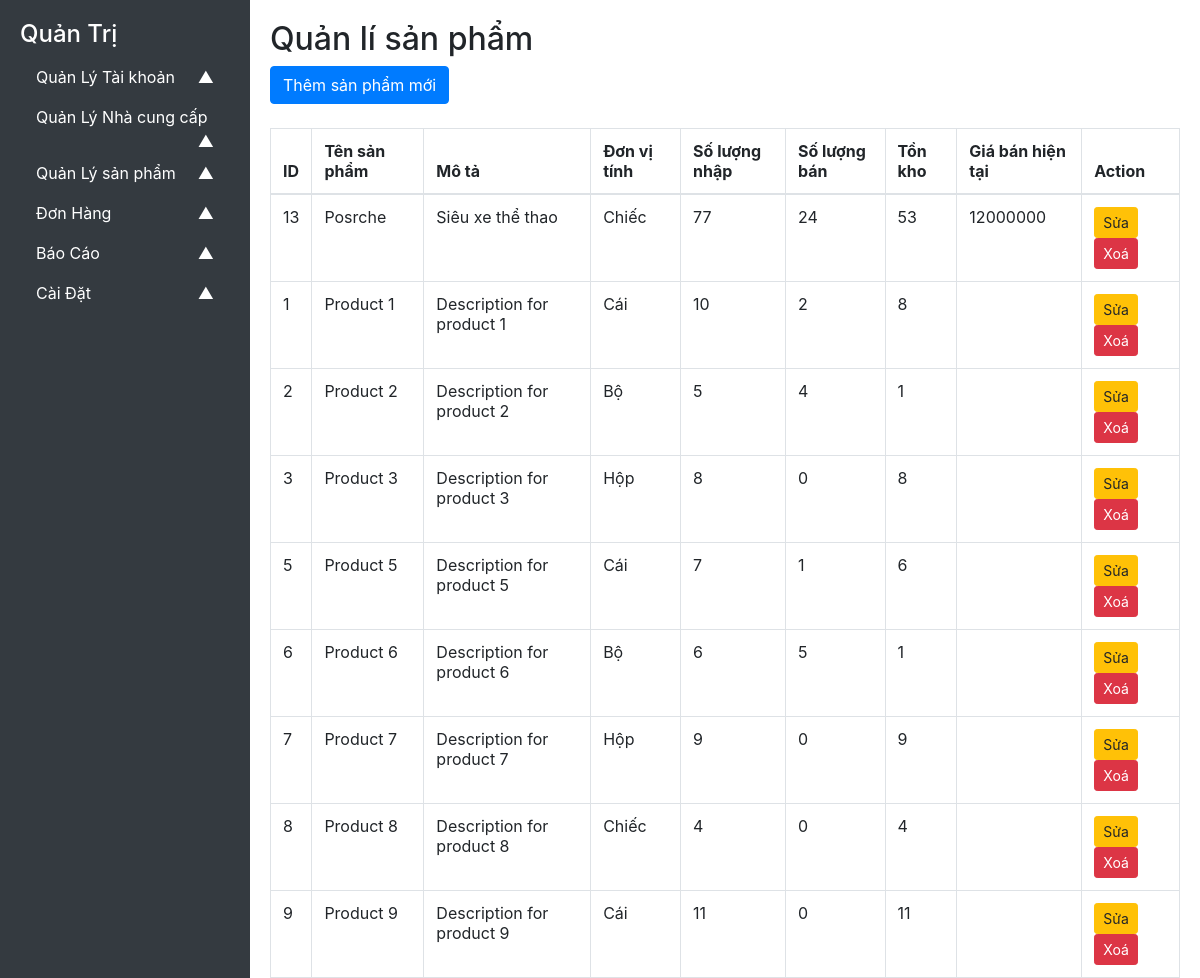
The app's page /admin/manage-product.php with its own data.
### tables this page shows
CREATE TABLE IF NOT EXISTS `product` (
  `id` bigint(20) NOT NULL AUTO_INCREMENT,
  `name` varchar(100) NOT NULL,
  `description` varchar(500) NOT NULL,
  `unit_id` bigint(11) NOT NULL,
  PRIMARY KEY (`id`),
  KEY `unit_id` (`unit_id`)
);

CREATE TABLE IF NOT EXISTS `unit` (
  `id` bigint(20) NOT NULL AUTO_INCREMENT,
  `name` varchar(100) NOT NULL,
  `description` varchar(500) NOT NULL,
  PRIMARY KEY (`id`)
);

### admin/manage-product.php (the view, shortened to what this page needs)
<?php
include 'db.php';
include 'sidebar.php';
$result = $conn->query("SELECT
    p.id,
    p.name,
    p.description,
    u.name AS unit_name,
    COALESCE(SUM(rd.quantity), 0) AS total_received,
    COALESCE(SUM(od.quantity), 0) AS total_sold,
    (COALESCE(SUM(rd.quantity), 0) - COALESCE(SUM(od.quantity), 0)) AS stock,
    pr.price AS current_price  -- Giá sản phẩm tại thời điểm gần nhất
FROM
    product p
JOIN
    unit u ON p.unit_id = u.id
LEFT JOIN
    receipt_details rd ON p.id = rd.product_id
LEFT JOIN
    order_details od ON p.id = od.product_id
LEFT JOIN
    price pr ON p.id = pr.product_id
    AND pr.datetime = (
        SELECT MAX(datetime)
        FROM price
        WHERE product_id = p.id
        AND datetime <= NOW()  -- Lấy giá tại thời điểm gần nhất
    )
GROUP BY
    p.id, p.name, p.description, u.name, pr.price
ORDER BY
    p.name;
");
?>
<!DOCTYPE html>
<html lang="vi">
<head>
  <link rel="stylesheet" href="https://stackpath.bootstrapcdn.com/bootstrap/4.5.2/css/bootstrap.min.css">
</head>
<body>
  <div class="content">
    <h2>Quản lí sản phẩm</h2>
    <div class="text-end mb-4">
      <a href="create-product.php" class="btn btn-primary">Thêm sản phẩm mới</a>
    </div>
    <table class="table table-bordered">
      <thead>
        <tr>
          <th>ID</th>
          <th>Tên sản phẩm</th>
          <th>Mô tả</th>
          <th>Đơn vị tính</th>
          <th>Số lượng nhập</th>
          <th>Số lượng bán</th>
          <th>Tồn kho</th>
          <th>Giá bán hiện tại</th>
          <th>Action</th>
        </tr>
      </thead>
      <tbody>
        <?php while ($product = $result->fetch_assoc()) { ?>
          <tr>
            <td><?php echo $product['id']; ?></td>
            <td><?php echo $product['name']; ?></td>
            <td><?php echo $product['description']; ?></td>
            <td><?php echo $product['unit_name']; ?></td>
            <td><?php echo $product['total_received']; ?></td>
            <td><?php echo $product['total_sold']; ?></td>
            <td><?php echo $product['stock']; ?></td>
            <td><?php echo $product['current_price']; ?></td>
            <td>
              <a class="btn btn-warning btn-sm" href="update-product.php?id=<?php echo $product['id']; ?>">Sửa</a>
              <a class="btn btn-danger btn-sm" href="delete-product.php?id=<?php echo $product['id']; ?>" onclick="return confirm('Bạn có chắc chắn muốn xóa?');">Xoá</a>
            </td>
          </tr>
        <?php } ?>
      </tbody>
    </table>
  </div>
</body>
</html>

### admin/manage-product.php (style rules this page uses)
body { display: flex; height: 100vh; margin: 0; }
.content { margin-left: 250px; padding: 20px; flex-grow: 1; }

### records on screen
product: id "13", name "Posrche", description "Siêu xe thể thao", unit.name "Chiếc", total_received "77", total_sold "24", stock "53", current_price "12000000"
product: id "1", name "Product 1", description "Description for product 1", unit.name "Cái", total_received "10", total_sold "2", stock "8"
product: id "2", name "Product 2", description "Description for product 2", unit.name "Bộ", total_received "5", total_sold "4", stock "1"
product: id "3", name "Product 3", description "Description for product 3", unit.name "Hộp", total_received "8", total_sold "0", stock "8"
product: id "5", name "Product 5", description "Description for product 5", unit.name "Cái", total_received "7", total_sold "1", stock "6"
product: id "6", name "Product 6", description "Description for product 6", unit.name "Bộ", total_received "6", total_sold "5", stock "1"
product: id "7", name "Product 7", description "Description for product 7", unit.name "Hộp", total_received "9", total_sold "0", stock "9"
product: id "8", name "Product 8", description "Description for product 8", unit.name "Chiếc", total_received "4", total_sold "0", stock "4"
product: id "9", name "Product 9", description "Description for product 9", unit.name "Cái", total_received "11", total_sold "0", stock "11"
